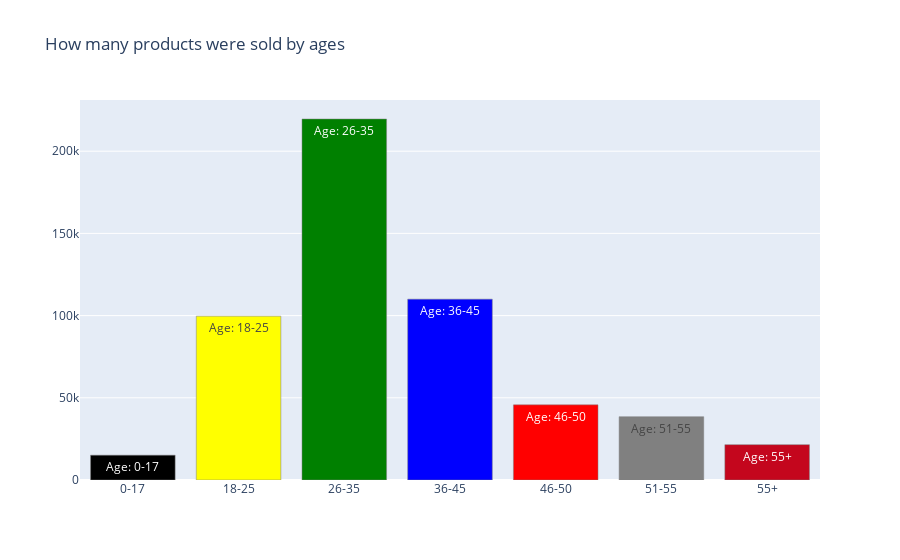

The cell this chart's notebook holds for it:
### Code cell
ageData = sorted(list(zip(train.Age.value_counts().index, train.Age.value_counts().values)))
age, productBuy = zip(*ageData)
age, productBuy = list(age), list(productBuy)
ageSeries = pd.Series((i for i in age))

data = [go.Bar(x=age, 
               y=productBuy, 
               name="How many products were sold",
               marker = dict(color=['black', 'yellow', 'green', 'blue', 'red', 'gray', '#C4061D'],
                            line = dict(color='#7C7C7C', width = .5)),
              text="Age: " + ageSeries)]
layout = go.Layout(title= "How many products were sold by ages")
fig = go.Figure(data=data, layout=layout)
iplot(fig)

### Figure 1 — Plotly figure (JSON) as saved in the notebook; plotly's stock layout.template omitted (floating-point values rounded to 4 significant figures)
{"data": [{"marker": {"color": ["black", "yellow", "green", "blue", "red", "gray", "#C4061D"], "line": {"color": "#7C7C7C", "width": 0.5}}, "name": "How many products were sold", "text": ["Age: 0-17", "Age: 18-25", "Age: 26-35", "Age: 36-45", "Age: 46-50", "Age: 51-55", "Age: 55+"], "type": "bar", "x": ["0-17", "18-25", "26-35", "36-45", "46-50", "51-55", "55+"], "y": [15102, 99660, 219587, 110013, 45701, 38501, 21504]}], "layout": {"title": {"text": "How many products were sold by ages"}}}
